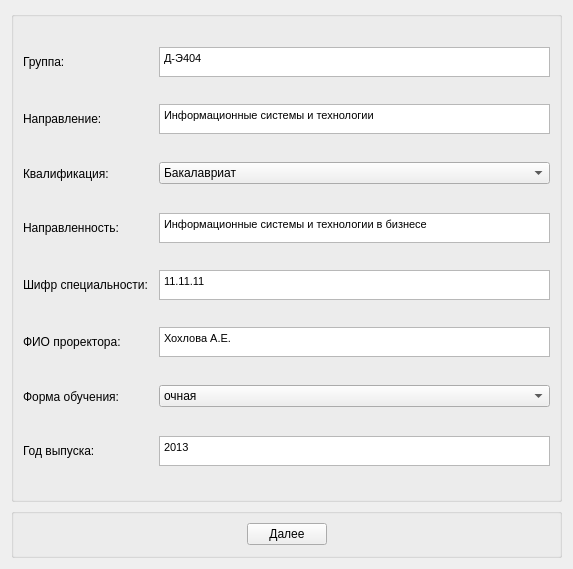
<?xml version="1.0" encoding="UTF-8"?>
<ui version="4.0">
 <class>Global_info</class>
 <widget class="QWidget" name="Global_info">
  <property name="geometry">
   <rect>
    <x>0</x>
    <y>0</y>
    <width>573</width>
    <height>569</height>
   </rect>
  </property>
  <property name="windowTitle">
   <string>Form</string>
  </property>
  <layout class="QVBoxLayout" name="verticalLayout_2">
   <item>
    <widget class="QGroupBox" name="groupBox_2">
     <property name="title">
      <string/>
     </property>
     <layout class="QVBoxLayout" name="verticalLayout">
      <item>
       <layout class="QHBoxLayout" name="horizontalLayout">
        <item>
         <widget class="QLabel" name="label">
          <property name="sizePolicy">
           <sizepolicy hsizetype="Fixed" vsizetype="Fixed">
            <horstretch>0</horstretch>
            <verstretch>0</verstretch>
           </sizepolicy>
          </property>
          <property name="minimumSize">
           <size>
            <width>130</width>
            <height>25</height>
           </size>
          </property>
          <property name="maximumSize">
           <size>
            <width>100000</width>
            <height>25</height>
           </size>
          </property>
          <property name="text">
           <string>Группа:</string>
          </property>
         </widget>
        </item>
        <item>
         <widget class="QTextEdit" name="groupInfo">
          <property name="sizePolicy">
           <sizepolicy hsizetype="MinimumExpanding" vsizetype="Preferred">
            <horstretch>0</horstretch>
            <verstretch>0</verstretch>
           </sizepolicy>
          </property>
          <property name="minimumSize">
           <size>
            <width>100</width>
            <height>30</height>
           </size>
          </property>
          <property name="maximumSize">
           <size>
            <width>16777215</width>
            <height>30</height>
           </size>
          </property>
          <property name="html">
           <string>&lt;!DOCTYPE HTML PUBLIC &quot;-//W3C//DTD HTML 4.0//EN&quot; &quot;http://www.w3.org/TR/REC-html40/strict.dtd&quot;&gt;
&lt;html&gt;&lt;head&gt;&lt;meta name=&quot;qrichtext&quot; content=&quot;1&quot; /&gt;&lt;style type=&quot;text/css&quot;&gt;
p, li { white-space: pre-wrap; }
&lt;/style&gt;&lt;/head&gt;&lt;body style=&quot; font-family:'MS Shell Dlg 2'; font-size:8.25pt; font-weight:400; font-style:normal;&quot;&gt;
&lt;p style=&quot; margin-top:0px; margin-bottom:0px; margin-left:0px; margin-right:0px; -qt-block-indent:0; text-indent:0px;&quot;&gt;Д-Э404&lt;/p&gt;&lt;/body&gt;&lt;/html&gt;</string>
          </property>
          <property name="placeholderText">
           <string/>
          </property>
         </widget>
        </item>
       </layout>
      </item>
      <item>
       <layout class="QHBoxLayout" name="horizontalLayout_4">
        <item>
         <widget class="QLabel" name="label_7">
          <property name="sizePolicy">
           <sizepolicy hsizetype="Fixed" vsizetype="Fixed">
            <horstretch>0</horstretch>
            <verstretch>0</verstretch>
           </sizepolicy>
          </property>
          <property name="minimumSize">
           <size>
            <width>130</width>
            <height>25</height>
           </size>
          </property>
          <property name="maximumSize">
           <size>
            <width>100000</width>
            <height>25</height>
           </size>
          </property>
          <property name="text">
           <string>Направление:</string>
          </property>
         </widget>
        </item>
        <item>
         <widget class="QTextEdit" name="directionInfo">
          <property name="sizePolicy">
           <sizepolicy hsizetype="MinimumExpanding" vsizetype="Preferred">
            <horstretch>0</horstretch>
            <verstretch>0</verstretch>
           </sizepolicy>
          </property>
          <property name="minimumSize">
           <size>
            <width>100</width>
            <height>30</height>
           </size>
          </property>
          <property name="maximumSize">
           <size>
            <width>16777215</width>
            <height>30</height>
           </size>
          </property>
          <property name="html">
           <string>&lt;!DOCTYPE HTML PUBLIC &quot;-//W3C//DTD HTML 4.0//EN&quot; &quot;http://www.w3.org/TR/REC-html40/strict.dtd&quot;&gt;
&lt;html&gt;&lt;head&gt;&lt;meta name=&quot;qrichtext&quot; content=&quot;1&quot; /&gt;&lt;style type=&quot;text/css&quot;&gt;
p, li { white-space: pre-wrap; }
&lt;/style&gt;&lt;/head&gt;&lt;body style=&quot; font-family:'MS Shell Dlg 2'; font-size:8.25pt; font-weight:400; font-style:normal;&quot;&gt;
&lt;p style=&quot; margin-top:0px; margin-bottom:0px; margin-left:0px; margin-right:0px; -qt-block-indent:0; text-indent:0px;&quot;&gt;Информационные системы и технологии&lt;/p&gt;&lt;/body&gt;&lt;/html&gt;</string>
          </property>
         </widget>
        </item>
       </layout>
      </item>
      <item>
       <layout class="QHBoxLayout" name="horizontalLayout_3">
        <item>
         <widget class="QLabel" name="label_5">
          <property name="sizePolicy">
           <sizepolicy hsizetype="Fixed" vsizetype="Fixed">
            <horstretch>0</horstretch>
            <verstretch>0</verstretch>
           </sizepolicy>
          </property>
          <property name="minimumSize">
           <size>
            <width>130</width>
            <height>25</height>
           </size>
          </property>
          <property name="maximumSize">
           <size>
            <width>100000</width>
            <height>25</height>
           </size>
          </property>
          <property name="text">
           <string>Квалификация:</string>
          </property>
         </widget>
        </item>
        <item>
         <widget class="QComboBox" name="qualificationInfo">
          <property name="sizePolicy">
           <sizepolicy hsizetype="MinimumExpanding" vsizetype="Fixed">
            <horstretch>0</horstretch>
            <verstretch>0</verstretch>
           </sizepolicy>
          </property>
          <item>
           <property name="text">
            <string>Бакалавриат</string>
           </property>
          </item>
          <item>
           <property name="text">
            <string>Специалитет</string>
           </property>
          </item>
          <item>
           <property name="text">
            <string>Магистратура</string>
           </property>
          </item>
          <item>
           <property name="text">
            <string>Аспирантура</string>
           </property>
          </item>
         </widget>
        </item>
       </layout>
      </item>
      <item>
       <layout class="QHBoxLayout" name="horizontalLayout_2">
        <item>
         <widget class="QLabel" name="label_3">
          <property name="sizePolicy">
           <sizepolicy hsizetype="Fixed" vsizetype="Fixed">
            <horstretch>0</horstretch>
            <verstretch>0</verstretch>
           </sizepolicy>
          </property>
          <property name="minimumSize">
           <size>
            <width>130</width>
            <height>25</height>
           </size>
          </property>
          <property name="maximumSize">
           <size>
            <width>100000</width>
            <height>25</height>
           </size>
          </property>
          <property name="text">
           <string>Направленность:</string>
          </property>
         </widget>
        </item>
        <item>
         <widget class="QTextEdit" name="orientationInfo">
          <property name="sizePolicy">
           <sizepolicy hsizetype="MinimumExpanding" vsizetype="Preferred">
            <horstretch>0</horstretch>
            <verstretch>0</verstretch>
           </sizepolicy>
          </property>
          <property name="minimumSize">
           <size>
            <width>100</width>
            <height>30</height>
           </size>
          </property>
          <property name="maximumSize">
           <size>
            <width>16777215</width>
            <height>30</height>
           </size>
          </property>
          <property name="html">
           <string>&lt;!DOCTYPE HTML PUBLIC &quot;-//W3C//DTD HTML 4.0//EN&quot; &quot;http://www.w3.org/TR/REC-html40/strict.dtd&quot;&gt;
&lt;html&gt;&lt;head&gt;&lt;meta name=&quot;qrichtext&quot; content=&quot;1&quot; /&gt;&lt;style type=&quot;text/css&quot;&gt;
p, li { white-space: pre-wrap; }
&lt;/style&gt;&lt;/head&gt;&lt;body style=&quot; font-family:'MS Shell Dlg 2'; font-size:8.25pt; font-weight:400; font-style:normal;&quot;&gt;
&lt;p style=&quot; margin-top:0px; margin-bottom:0px; margin-left:0px; margin-right:0px; -qt-block-indent:0; text-indent:0px;&quot;&gt;Информационные системы и технологии в бизнесе&lt;/p&gt;&lt;/body&gt;&lt;/html&gt;</string>
          </property>
         </widget>
        </item>
       </layout>
      </item>
      <item>
       <layout class="QHBoxLayout" name="horizontalLayout_5">
        <item>
         <widget class="QLabel" name="label_9">
          <property name="sizePolicy">
           <sizepolicy hsizetype="Fixed" vsizetype="Fixed">
            <horstretch>0</horstretch>
            <verstretch>0</verstretch>
           </sizepolicy>
          </property>
          <property name="minimumSize">
           <size>
            <width>130</width>
            <height>25</height>
           </size>
          </property>
          <property name="maximumSize">
           <size>
            <width>100000</width>
            <height>25</height>
           </size>
          </property>
          <property name="text">
           <string>Шифр специальности:</string>
          </property>
         </widget>
        </item>
        <item>
         <widget class="QTextEdit" name="codeInfo">
          <property name="sizePolicy">
           <sizepolicy hsizetype="MinimumExpanding" vsizetype="Preferred">
            <horstretch>0</horstretch>
            <verstretch>0</verstretch>
           </sizepolicy>
          </property>
          <property name="minimumSize">
           <size>
            <width>100</width>
            <height>30</height>
           </size>
          </property>
          <property name="maximumSize">
           <size>
            <width>16777215</width>
            <height>30</height>
           </size>
          </property>
          <property name="html">
           <string>&lt;!DOCTYPE HTML PUBLIC &quot;-//W3C//DTD HTML 4.0//EN&quot; &quot;http://www.w3.org/TR/REC-html40/strict.dtd&quot;&gt;
&lt;html&gt;&lt;head&gt;&lt;meta name=&quot;qrichtext&quot; content=&quot;1&quot; /&gt;&lt;style type=&quot;text/css&quot;&gt;
p, li { white-space: pre-wrap; }
&lt;/style&gt;&lt;/head&gt;&lt;body style=&quot; font-family:'MS Shell Dlg 2'; font-size:8.25pt; font-weight:400; font-style:normal;&quot;&gt;
&lt;p style=&quot; margin-top:0px; margin-bottom:0px; margin-left:0px; margin-right:0px; -qt-block-indent:0; text-indent:0px;&quot;&gt;11.11.11&lt;/p&gt;&lt;/body&gt;&lt;/html&gt;</string>
          </property>
         </widget>
        </item>
       </layout>
      </item>
      <item>
       <layout class="QHBoxLayout" name="horizontalLayout_6">
        <item>
         <widget class="QLabel" name="label_11">
          <property name="sizePolicy">
           <sizepolicy hsizetype="Fixed" vsizetype="Fixed">
            <horstretch>0</horstretch>
            <verstretch>0</verstretch>
           </sizepolicy>
          </property>
          <property name="minimumSize">
           <size>
            <width>130</width>
            <height>25</height>
           </size>
          </property>
          <property name="maximumSize">
           <size>
            <width>100000</width>
            <height>25</height>
           </size>
          </property>
          <property name="text">
           <string>ФИО проректора:</string>
          </property>
         </widget>
        </item>
        <item>
         <widget class="QTextEdit" name="viceRectorInfo">
          <property name="sizePolicy">
           <sizepolicy hsizetype="MinimumExpanding" vsizetype="Preferred">
            <horstretch>0</horstretch>
            <verstretch>0</verstretch>
           </sizepolicy>
          </property>
          <property name="minimumSize">
           <size>
            <width>100</width>
            <height>30</height>
           </size>
          </property>
          <property name="maximumSize">
           <size>
            <width>16777215</width>
            <height>30</height>
           </size>
          </property>
          <property name="html">
           <string>&lt;!DOCTYPE HTML PUBLIC &quot;-//W3C//DTD HTML 4.0//EN&quot; &quot;http://www.w3.org/TR/REC-html40/strict.dtd&quot;&gt;
&lt;html&gt;&lt;head&gt;&lt;meta name=&quot;qrichtext&quot; content=&quot;1&quot; /&gt;&lt;style type=&quot;text/css&quot;&gt;
p, li { white-space: pre-wrap; }
&lt;/style&gt;&lt;/head&gt;&lt;body style=&quot; font-family:'MS Shell Dlg 2'; font-size:8.25pt; font-weight:400; font-style:normal;&quot;&gt;
&lt;p style=&quot; margin-top:0px; margin-bottom:0px; margin-left:0px; margin-right:0px; -qt-block-indent:0; text-indent:0px;&quot;&gt;Хохлова А.Е.&lt;/p&gt;&lt;/body&gt;&lt;/html&gt;</string>
          </property>
         </widget>
        </item>
       </layout>
      </item>
      <item>
       <layout class="QHBoxLayout" name="horizontalLayout_9">
        <item>
         <widget class="QLabel" name="label_4">
          <property name="sizePolicy">
           <sizepolicy hsizetype="Fixed" vsizetype="Fixed">
            <horstretch>0</horstretch>
            <verstretch>0</verstretch>
           </sizepolicy>
          </property>
          <property name="minimumSize">
           <size>
            <width>130</width>
            <height>25</height>
           </size>
          </property>
          <property name="maximumSize">
           <size>
            <width>100000</width>
            <height>25</height>
           </size>
          </property>
          <property name="text">
           <string>Форма обучения:</string>
          </property>
         </widget>
        </item>
        <item>
         <widget class="QComboBox" name="formInfo">
          <property name="sizePolicy">
           <sizepolicy hsizetype="MinimumExpanding" vsizetype="Fixed">
            <horstretch>0</horstretch>
            <verstretch>0</verstretch>
           </sizepolicy>
          </property>
          <item>
           <property name="text">
            <string>очная</string>
           </property>
          </item>
          <item>
           <property name="text">
            <string>заочная</string>
           </property>
          </item>
          <item>
           <property name="text">
            <string>очно-заочная</string>
           </property>
          </item>
         </widget>
        </item>
       </layout>
      </item>
      <item>
       <layout class="QHBoxLayout" name="horizontalLayout_10">
        <item>
         <widget class="QLabel" name="label_6">
          <property name="sizePolicy">
           <sizepolicy hsizetype="Fixed" vsizetype="Fixed">
            <horstretch>0</horstretch>
            <verstretch>0</verstretch>
           </sizepolicy>
          </property>
          <property name="minimumSize">
           <size>
            <width>130</width>
            <height>25</height>
           </size>
          </property>
          <property name="maximumSize">
           <size>
            <width>100000</width>
            <height>25</height>
           </size>
          </property>
          <property name="text">
           <string>Год выпуска:</string>
          </property>
         </widget>
        </item>
        <item>
         <widget class="QTextEdit" name="YearInfo">
          <property name="sizePolicy">
           <sizepolicy hsizetype="MinimumExpanding" vsizetype="Preferred">
            <horstretch>0</horstretch>
            <verstretch>0</verstretch>
           </sizepolicy>
          </property>
          <property name="minimumSize">
           <size>
            <width>100</width>
            <height>30</height>
           </size>
          </property>
          <property name="maximumSize">
           <size>
            <width>16777215</width>
            <height>30</height>
           </size>
          </property>
          <property name="html">
           <string>&lt;!DOCTYPE HTML PUBLIC &quot;-//W3C//DTD HTML 4.0//EN&quot; &quot;http://www.w3.org/TR/REC-html40/strict.dtd&quot;&gt;
&lt;html&gt;&lt;head&gt;&lt;meta name=&quot;qrichtext&quot; content=&quot;1&quot; /&gt;&lt;style type=&quot;text/css&quot;&gt;
p, li { white-space: pre-wrap; }
&lt;/style&gt;&lt;/head&gt;&lt;body style=&quot; font-family:'MS Shell Dlg 2'; font-size:8.25pt; font-weight:400; font-style:normal;&quot;&gt;
&lt;p style=&quot; margin-top:0px; margin-bottom:0px; margin-left:0px; margin-right:0px; -qt-block-indent:0; text-indent:0px;&quot;&gt;2013&lt;/p&gt;&lt;/body&gt;&lt;/html&gt;</string>
          </property>
         </widget>
        </item>
       </layout>
      </item>
     </layout>
    </widget>
   </item>
   <item>
    <widget class="QGroupBox" name="groupBox">
     <property name="sizePolicy">
      <sizepolicy hsizetype="Minimum" vsizetype="Minimum">
       <horstretch>0</horstretch>
       <verstretch>0</verstretch>
      </sizepolicy>
     </property>
     <property name="maximumSize">
      <size>
       <width>16777215</width>
       <height>50</height>
      </size>
     </property>
     <property name="title">
      <string/>
     </property>
     <layout class="QHBoxLayout" name="horizontalLayout_8">
      <item>
       <layout class="QHBoxLayout" name="horizontalLayout_7">
        <item>
         <spacer name="horizontalSpacer">
          <property name="orientation">
           <enum>Qt::Horizontal</enum>
          </property>
          <property name="sizeHint" stdset="0">
           <size>
            <width>40</width>
            <height>20</height>
           </size>
          </property>
         </spacer>
        </item>
        <item>
         <widget class="QPushButton" name="nextButton">
          <property name="text">
           <string>Далее</string>
          </property>
         </widget>
        </item>
        <item>
         <spacer name="horizontalSpacer_2">
          <property name="orientation">
           <enum>Qt::Horizontal</enum>
          </property>
          <property name="sizeHint" stdset="0">
           <size>
            <width>40</width>
            <height>20</height>
           </size>
          </property>
         </spacer>
        </item>
       </layout>
      </item>
     </layout>
    </widget>
   </item>
  </layout>
 </widget>
 <resources/>
 <connections/>
</ui>
